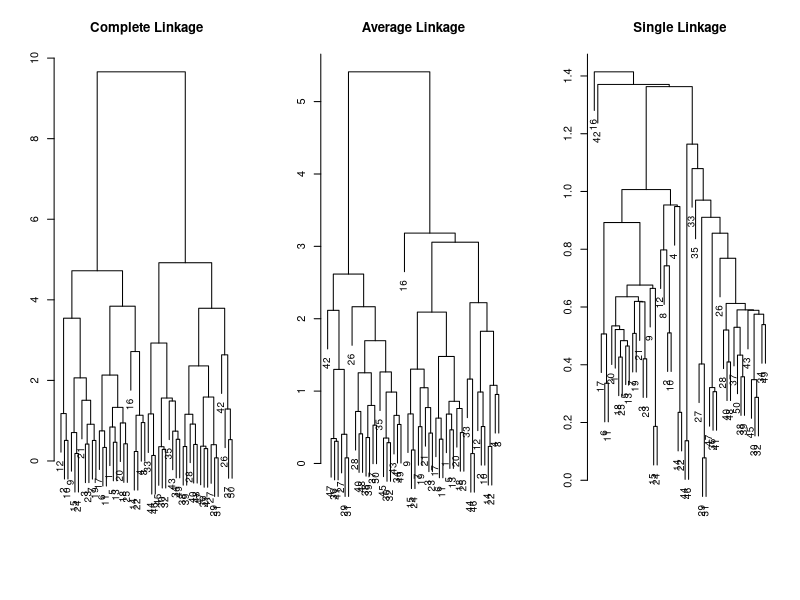
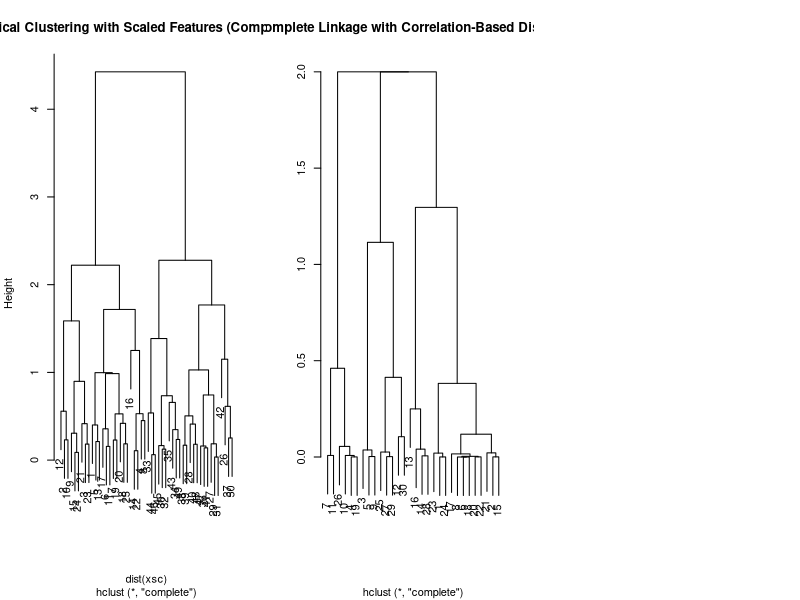

Recreate these plots in R, in order.
# Hierarchical Clustering (agglomerative)

# simulated example
set.seed(2)
x <- matrix(rnorm(50 * 2), ncol = 2)
x[1:25, 1] <- x[1:25, 1] + 3
x[1:25, 2] <- x[1:25, 2] - 4

# dist creates the euclidean distance matrix
# method is the linkage method (complete, single, average, centroid)
hc.complete <- hclust(dist(x), method = "complete")
hc.average <- hclust(dist(x), method = "average")
hc.single <- hclust(dist(x), method = "single")

# plot the dendrograms
par(mfrow = c(1, 3))
plot(hc.complete, main = "Complete Linkage", xlab = "", ylab = "", sub = "", cex = 0.9)
plot(hc.average, main = "Average Linkage", xlab = "", ylab = "", sub = "", cex = 0.9)
plot(hc.single, main = "Single Linkage", xlab = "", ylab = "", sub = "", cex = 0.9)

# use cutree to view cluster labels
cutree(hc.complete, 2)
cutree(hc.average, 2)
cutree(hc.single, 2)

# complete and average do pretty well, but single only separates one observation
cutree(hc.single, 4)

# scaling variables before hierarchical clustering
xsc <- scale(x)
plot(hclust(dist(xsc), method = "complete"), main = "Hierarchical Clustering with Scaled Features (Complete Linkage)")

# correlation based distance can be computed using as.dist()
# this only makes sense for data with at least three features
x <- matrix(rnorm(30 * 3), ncol = 3)
dd <- as.dist(1 - cor(t(x)))
plot(hclust(dd, method = "complete"), main = "Complete Linkage with Correlation-Based Distance", xlab = "", ylab = "")
